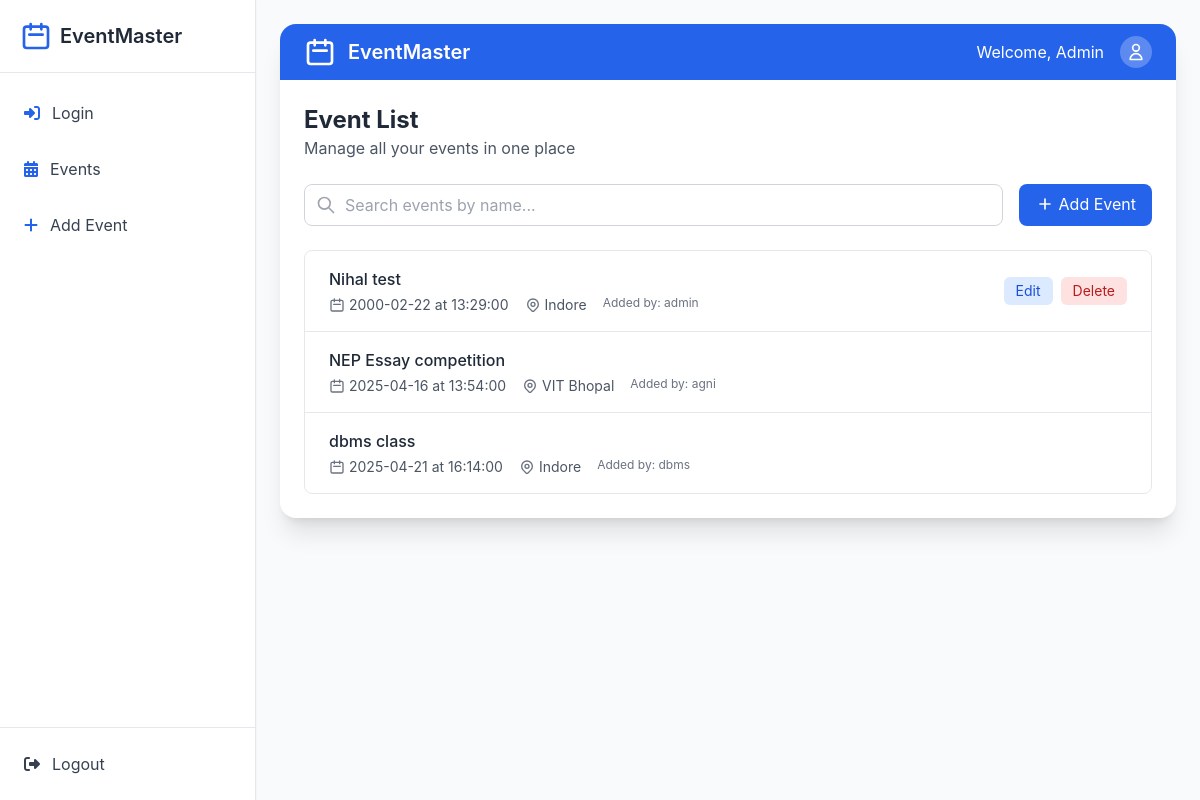
The page /events (signed in) on the database its author committed.
### app.py (models this page shows)
class Event(db.Model):
    id = db.Column(db.Integer, primary_key=True)
    name = db.Column(db.String(100), nullable=False)
    date = db.Column(db.Date, nullable=False)
    time = db.Column(db.String(10), nullable=False)
    location = db.Column(db.String(100), nullable=False)
    creator_id = db.Column(db.Integer, db.ForeignKey('user.id'), nullable=False)
    creator = db.relationship('User', backref='events')

class User(db.Model, UserMixin):
    id = db.Column(db.Integer, primary_key=True)
    username = db.Column(db.String(150), unique=True, nullable=False)
    password = db.Column(db.String(150), nullable=False)

### app.py (the view)
@app.route('/events')
def view_events():
    query = request.args.get('q')
    if query:
        events = Event.query.filter(Event.name.contains(query)).order_by(Event.date.asc()).all()
    else:
        events = Event.query.order_by(Event.date.asc()).all()
    return render_template('view_events.html', events=events, query=query)

### app.py (called while the page is built)
@login_manager.user_loader
def load_user(user_id):
    return User.query.get(int(user_id))

### templates/view_events.html (shortened to what this page needs)
{% extends 'base.html' %}
{% block content %}
<div class="max-w-7xl mx-auto bg-white rounded-2xl shadow-xl overflow-hidden">
  <div class="bg-blue-600 text-white py-3 px-6 flex items-center justify-between">
    <div class="flex items-center">
      <svg xmlns="http://www.w3.org/2000/svg" class="h-8 w-8 mr-3" fill="none" viewBox="0 0 24 24" stroke="currentColor">
        <path stroke-linecap="round" stroke-linejoin="round" stroke-width="2" d="M8 7V3m8 4V3m-9 8h10M5 21h14a2 2 0 002-2V7a2 2 0 00-2-2H5a2 2 0 00-2 2v12a2 2 0 002 2z" />
      </svg>
      <h3 class="text-xl font-semibold">EventMaster</h3>
    </div>
    <div class="flex items-center space-x-4">
      <span class="hidden md:inline-block">Welcome, Admin</span>
      <div class="w-8 h-8 rounded-full bg-white/25 flex items-center justify-center">
        <svg xmlns="http://www.w3.org/2000/svg" class="h-5 w-5" fill="none" viewBox="0 0 24 24" stroke="currentColor">
          <path stroke-linecap="round" stroke-linejoin="round" stroke-width="2" d="M16 7a4 4 0 11-8 0 4 4 0 018 0zM12 14a7 7 0 00-7 7h14a7 7 0 00-7-7z" />
        </svg>
      </div>
    </div>
  </div>
  <div class="flex-1 p-6">
    <div class="mb-6">
      <h2 class="text-2xl font-bold text-gray-800">Event List</h2>
      <p class="text-gray-600">Manage all your events in one place</p>
    </div>
    <form method="GET" action="{{ url_for('view_events') }}" class="mb-6 relative">
      <div class="flex gap-4">
        <div class="flex-1 relative">
          <div class="absolute inset-y-0 left-0 pl-3 flex items-center pointer-events-none">
          </div>
          <input type="text" name="q" value="{{ query or '' }}" placeholder="Search events by name..." class="w-full pl-10 pr-4 py-2 rounded-lg border border-gray-300 focus:outline-none focus:ring-2 focus:ring-blue-500 focus:border-transparent">
        </div>
        <a href="{{ url_for('add_event') }}" class="bg-blue-600 hover:bg-blue-700 text-white px-4 py-2 rounded-lg transition duration-200">
          <div class="flex items-center">
            <svg xmlns="http://www.w3.org/2000/svg" class="h-5 w-5 mr-1" fill="none" viewBox="0 0 24 24" stroke="currentColor">
              <path stroke-linecap="round" stroke-linejoin="round" stroke-width="2" d="M12 6v6m0 0v6m0-6h6m-6 0H6" />
            </svg>
            Add Event
          </div>
        </a>
      </div>
    </form>
    {% if events %}
    <ul class="bg-white rounded-lg border border-gray-200 overflow-hidden divide-y divide-gray-200">
      {% for event in events %}
      <li class="px-6 py-4 flex flex-col md:flex-row md:items-center md:justify-between hover:bg-gray-50">
        <div class="mb-2 md:mb-0">
          <h4 class="font-medium text-gray-800">{{ event.name }}</h4>
          <div class="text-gray-600 text-sm mt-1 flex flex-col md:flex-row md:gap-4">
            <span class="flex items-center">
              <svg xmlns="http://www.w3.org/2000/svg" class="h-4 w-4 mr-1 text-gray-500" fill="none" viewBox="0 0 24 24" stroke="currentColor">
                <path stroke-linecap="round" stroke-linejoin="round" stroke-width="2" d="M8 7V3m8 4V3m-9 8h10M5 21h14a2 2 0 002-2V7a2 2 0 00-2-2H5a2 2 0 00-2 2v12a2 2 0 002 2z" />
              </svg>
              {{ event.date.strftime('%Y-%m-%d') }} at {{ event.time }}
            </span>
            <span class="flex items-center mt-1 md:mt-0">
              {{ event.location }}
            </span>
            <span class="text-xs text-gray-500 mt-1 md:mt-0">Added by: {{ event.creator.username }}</span>
          </div>
        </div>
        {% if current_user.is_authenticated and current_user.id == event.creator_id %}
        <div class="flex space-x-2">
          <a href="{{ url_for('edit_event', event_id=event.id) }}" class="px-3 py-1 text-sm bg-blue-100 text-blue-700 rounded-md hover:bg-blue-200 transition">Edit</a>
          <form action="{{ url_for('delete_event', event_id=event.id) }}" method="POST">
            <button type="submit" class="px-3 py-1 text-sm bg-red-100 text-red-700 rounded-md hover:bg-red-200 transition">Delete</button>
          </form>
        </div>
        {% endif %}
      </li>
      {% endfor %}
    </ul>
    {% else %}
    <p class="text-gray-500">No events found.</p>
    {% endif %}
  </div>
</div>
{% endblock %}

### rows shown on the page
Event: name "Nihal test", date "2000-02-22", time "13:29:00", location "Indore", creator.username "admin"
Event: name "NEP Essay competition", date "2025-04-16", time "13:54:00", location "VIT Bhopal", creator.username "agni"
Event: name "dbms class", date "2025-04-21", time "16:14:00", location "Indore", creator.username "dbms"
